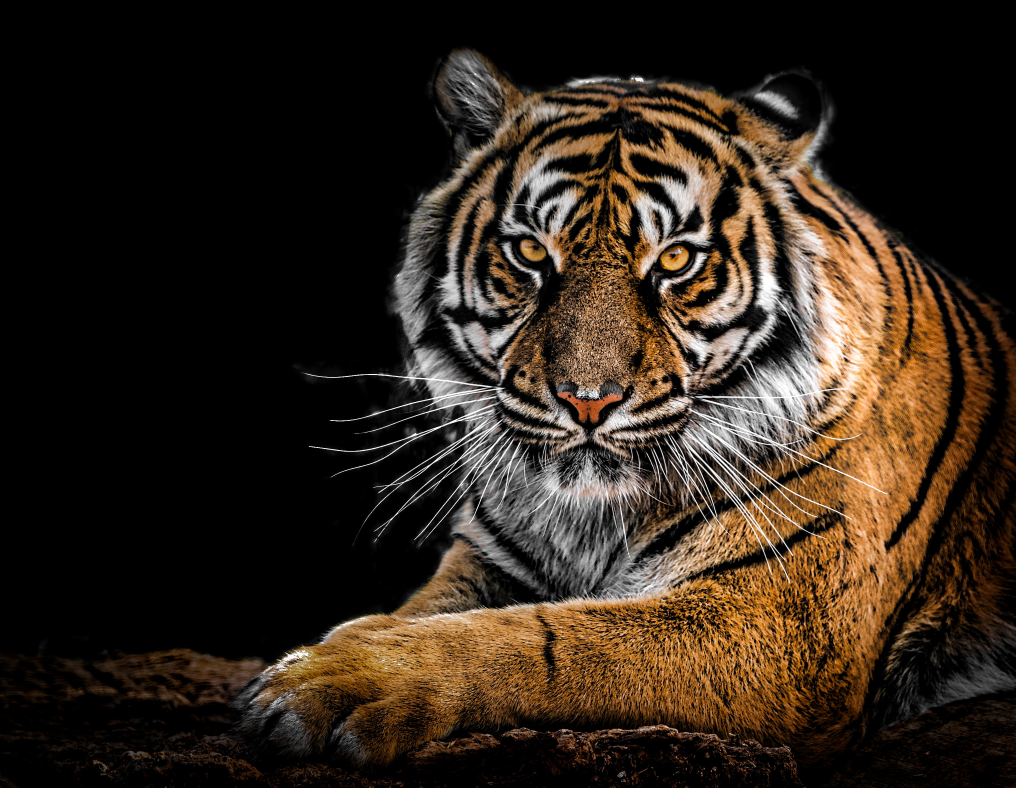
#> input picture 210962047-week3/tiger.jpg, 3047 x 2362 px, found by its file name (shown at 1/3 size)
$ python blurr.py
#> lines starting #> are read from the running program, lines starting #| are printed output that depends on the picture
import cv2
import numpy as np
image=cv2.imread('C:/Users/OSLAB/Downloads/tiger.jpg')
#> image is the input picture: shape (2362, 3047, 3); mean B, G, R 27.7, 38.8, 50.6

half=cv2.resize(image,(0,0),fx=0.1, fy=0.10)
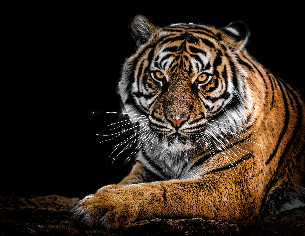
#> half: shape (236, 305, 3); mean B, G, R 27.7, 38.7, 50.5

cv2.imshow('Original image', half)
cv2.waitKey(0)

Gaussian=cv2.GaussianBlur(half,(7,7),0)
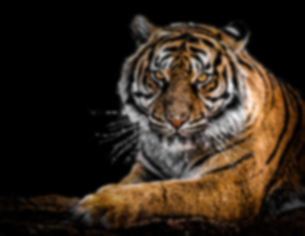
#> Gaussian: shape (236, 305, 3); mean B, G, R 27.7, 38.7, 50.5
cv2.imshow('Gaussian Blurr',Gaussian)
cv2.waitKey(0)

median=cv2.medianBlur(half, 5)
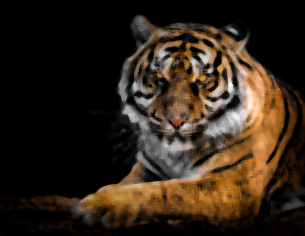
#> median: shape (236, 305, 3); mean B, G, R 24.7, 36.9, 49.5
cv2.imshow('Median Blurr',median)
cv2.waitKey(0)

bilateral=cv2.bilateralFilter(half,9,75,75)
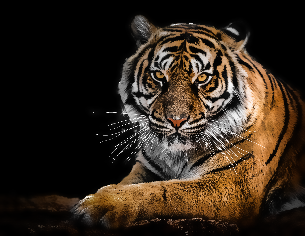
#> bilateral: shape (236, 305, 3); mean B, G, R 27.3, 38.4, 50.3
cv2.imshow('Bilateral Blurr',bilateral)
cv2.waitKey(0)

cv2.destroyAllWindows()

$ run again, with 210962047-week3/panda.png saved as 210962047-week3/tiger.jpg
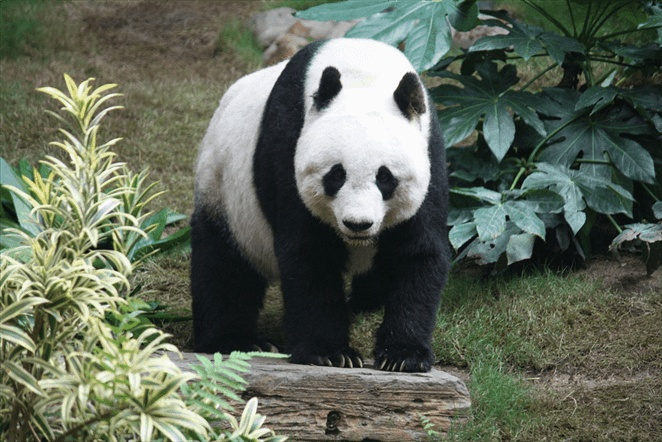
#> input picture 210962047-week3/panda.png, 662 x 442 px, found by its file name
#> image is the input picture: shape (442, 662, 3); mean B, G, R 89.6, 104.4, 96.4
#> `median=cv2.medianBlur(half, 5)`:
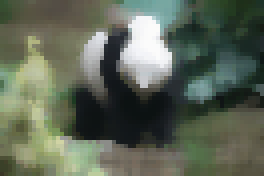
#> median: shape (44, 66, 3) (shown 4 times larger); mean B, G, R 86.9, 102.7, 94.1
#> `bilateral=cv2.bilateralFilter(half,9,75,75)`:
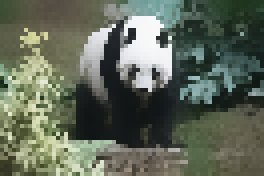
#> bilateral: shape (44, 66, 3) (shown 4 times larger); mean B, G, R 89.5, 104.4, 96.4
